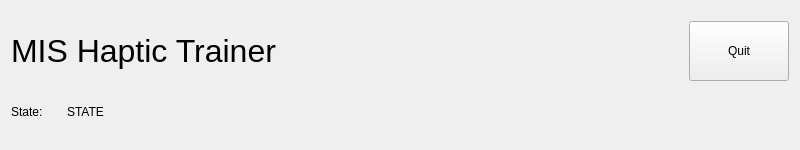
<?xml version="1.0" encoding="UTF-8"?>
<ui version="4.0">
 <class>wdtMenu</class>
 <widget class="QWidget" name="wdtMenu">
  <property name="geometry">
   <rect>
    <x>0</x>
    <y>0</y>
    <width>800</width>
    <height>150</height>
   </rect>
  </property>
  <property name="minimumSize">
   <size>
    <width>600</width>
    <height>0</height>
   </size>
  </property>
  <property name="windowTitle">
   <string>menu</string>
  </property>
  <layout class="QVBoxLayout" name="verticalLayout">
   <item>
    <layout class="QHBoxLayout" name="horizontalLayout">
     <item>
      <widget class="QLabel" name="lblTitle">
       <property name="minimumSize">
        <size>
         <width>250</width>
         <height>50</height>
        </size>
       </property>
       <property name="font">
        <font>
         <pointsize>24</pointsize>
        </font>
       </property>
       <property name="text">
        <string>MIS Haptic Trainer</string>
       </property>
      </widget>
     </item>
     <item>
      <spacer name="horizontalSpacer">
       <property name="orientation">
        <enum>Qt::Horizontal</enum>
       </property>
       <property name="sizeHint" stdset="0">
        <size>
         <width>326</width>
         <height>38</height>
        </size>
       </property>
      </spacer>
     </item>
     <item>
      <widget class="QPushButton" name="btnQuit">
       <property name="sizePolicy">
        <sizepolicy hsizetype="Minimum" vsizetype="Fixed">
         <horstretch>0</horstretch>
         <verstretch>0</verstretch>
        </sizepolicy>
       </property>
       <property name="minimumSize">
        <size>
         <width>100</width>
         <height>60</height>
        </size>
       </property>
       <property name="focusPolicy">
        <enum>Qt::TabFocus</enum>
       </property>
       <property name="layoutDirection">
        <enum>Qt::LeftToRight</enum>
       </property>
       <property name="text">
        <string>Quit</string>
       </property>
       <property name="autoRepeatDelay">
        <number>301</number>
       </property>
      </widget>
     </item>
    </layout>
   </item>
   <item>
    <layout class="QHBoxLayout" name="horizontalLayout_2">
     <item>
      <widget class="QLabel" name="label_1">
       <property name="minimumSize">
        <size>
         <width>50</width>
         <height>0</height>
        </size>
       </property>
       <property name="maximumSize">
        <size>
         <width>16777215</width>
         <height>30</height>
        </size>
       </property>
       <property name="text">
        <string>State:</string>
       </property>
      </widget>
     </item>
     <item>
      <widget class="QLabel" name="lblState">
       <property name="maximumSize">
        <size>
         <width>16777215</width>
         <height>30</height>
        </size>
       </property>
       <property name="text">
        <string>STATE</string>
       </property>
      </widget>
     </item>
     <item>
      <spacer name="horizontalSpacer_2">
       <property name="orientation">
        <enum>Qt::Horizontal</enum>
       </property>
       <property name="sizeHint" stdset="0">
        <size>
         <width>400</width>
         <height>20</height>
        </size>
       </property>
      </spacer>
     </item>
    </layout>
   </item>
  </layout>
 </widget>
 <resources/>
 <connections/>
</ui>
